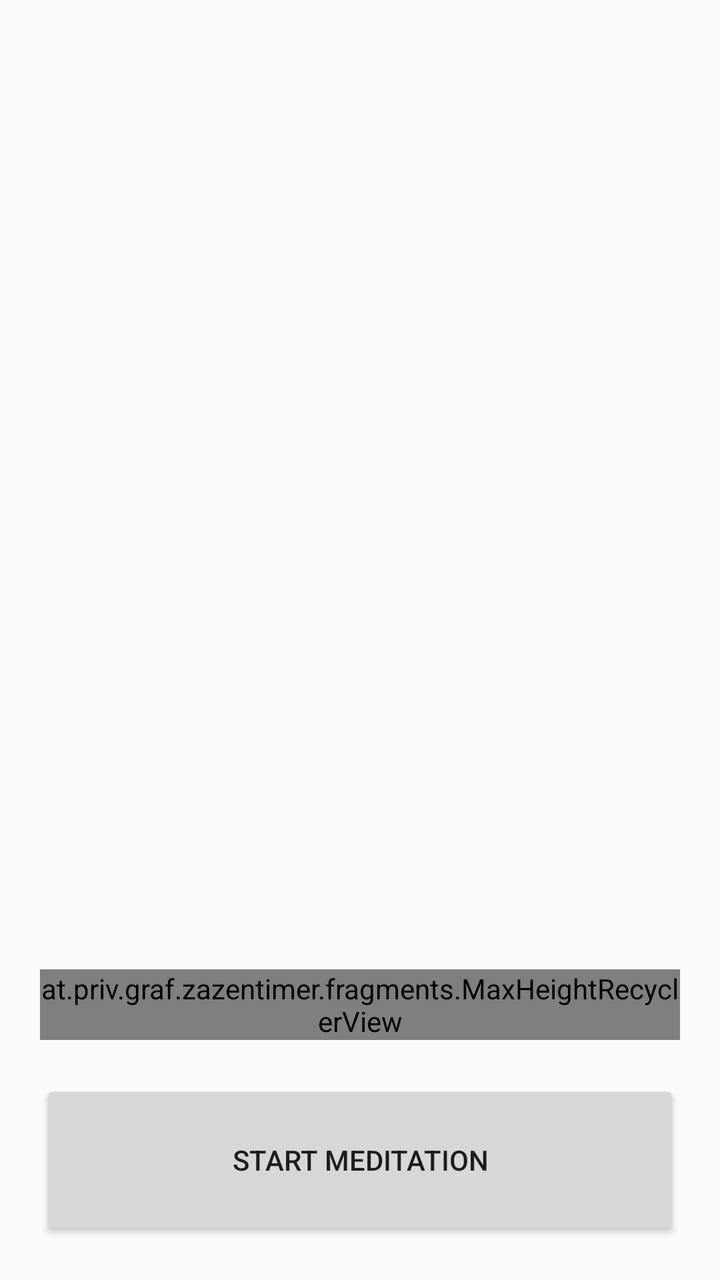
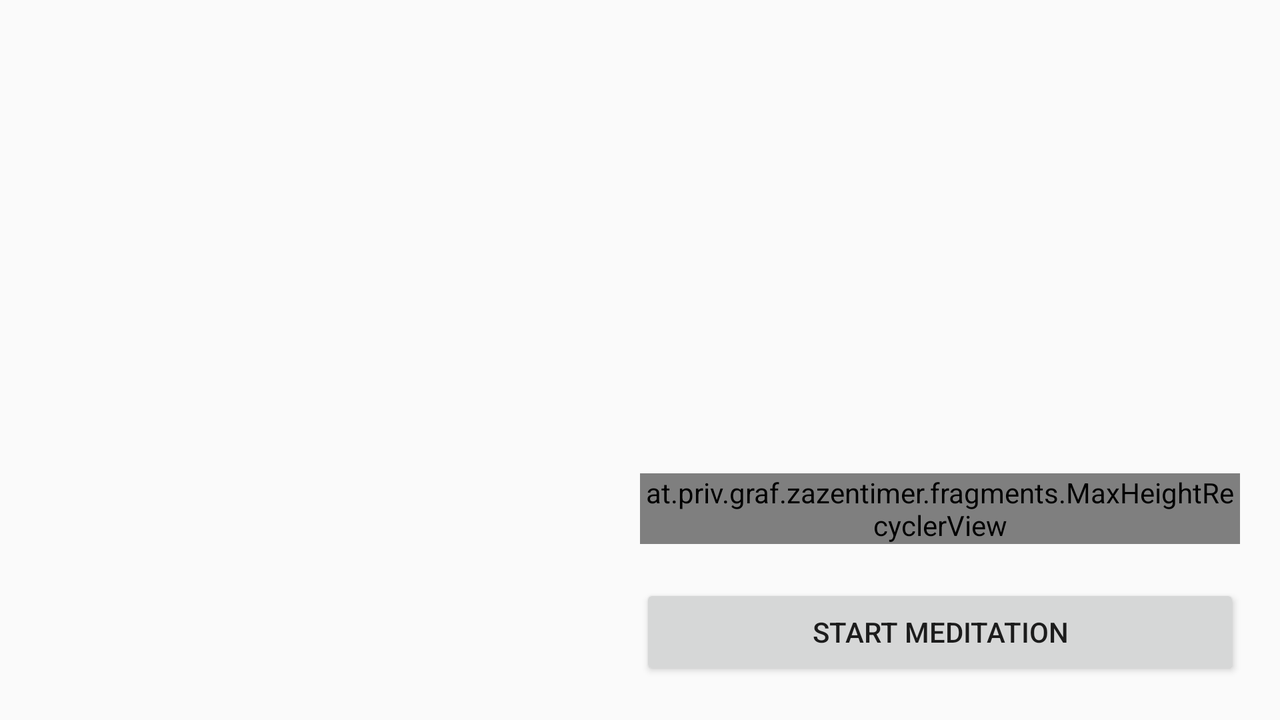

One screen, two layout resources from the same app: the default and the repository's alternative for another configuration. Each is rendered where Android would select it; the XML of both is given below.
<!-- AndroidManifest.xml: application theme LightZenTheme -->
<!-- res/layout/fragment_main.xml -->
<?xml version="1.0" encoding="utf-8"?>
<androidx.coordinatorlayout.widget.CoordinatorLayout xmlns:android="http://schemas.android.com/apk/res/android"
    xmlns:app="http://schemas.android.com/apk/res-auto"
    xmlns:tools="http://schemas.android.com/tools"
    android:layout_width="match_parent"
    android:layout_height="match_parent">

    <RelativeLayout
        android:layout_width="match_parent"
        android:layout_height="match_parent">

        <Button
            android:layout_gravity="center"
            android:id="@+id/but_start"
            android:layout_width="match_parent"
            android:layout_height="wrap_content"
            android:layout_marginLeft="20dp"
            android:layout_marginStart="20dp"
            android:layout_marginRight="20dp"
            android:layout_marginEnd="20dp"
            android:layout_marginBottom="20dp"
            android:minWidth="140dp"
            android:minHeight="80dp"
            android:text="@string/but_start"
            android:layout_alignParentBottom="true"
            style="@style/PrimaryRoundedButton"/>

        <at.priv.graf.zazentimer.fragments.MaxHeightRecyclerView
            android:id="@+id/recycler_sessions"
            android:layout_width="match_parent"
            android:layout_height="wrap_content"
            android:layout_margin="20dp"
            android:layout_above="@+id/but_start"
            android:layout_alignParentTop="false"
            android:layout_centerHorizontal="false"/>

        <ImageView
            android:id="@+id/zen_image"
            android:padding="40dp"
            android:layout_width="wrap_content"
            android:layout_height="wrap_content"
            android:scaleType="fitCenter"
            android:layout_above="@+id/recycler_sessions"
            android:contentDescription="@null"
            tools:ignore="ContentDescription"
            style="@style/zenIcon"/>

    </RelativeLayout>

</androidx.coordinatorlayout.widget.CoordinatorLayout>
<!-- resources referenced by this layout -->
<resources>
  <string name="but_start">Start Meditation</string>
  <style name="PrimaryRoundedButton" parent="@style/Widget.AppCompat.Button">
      </style>
  <style name="zenIcon" parent="">
          <item name="android:src">?attr/zenIconSrc</item>
      </style>
  <style name="LightZenTheme" parent="@style/Theme.AppCompat.Light.NoActionBar">
          <item name="timerViewStyle">@style/timerViewStyleLight</item>
          <item name="zenIconSrc">@drawable/zenkreis2bk</item>
      </style>
  <style name="timerViewStyleLight" parent="">
          <item name="colorMarkerLine">@color/colorMarkerLine</item>
          <item name="colorMarkerTriangle">@color/colorMarkerTriangle</item>
          <item name="currentSectionColor">@color/colorCurrentSection</item>
          <item name="nextSectionColor">@color/colorNextSection</item>
          <item name="previousSectionsColor">@color/colorPreviousSection</item>
          <item name="remainingSectionsColor">@color/colorRemainingSections</item>
      </style>
  <color name="colorMarkerLine">#404040</color>
  <color name="colorMarkerTriangle">#404040</color>
  <color name="colorCurrentSection">#3d82a3</color>
  <color name="colorNextSection">#9cd4e1</color>
  <color name="colorPreviousSection">#cde8ef</color>
  <color name="colorRemainingSections">#f0f0f0</color>
</resources>
<!-- res/layout-land/fragment_main.xml (the repository's variant of the layout above) -->
<!-- drawn on the phone turned sideways -->
<?xml version="1.0" encoding="utf-8"?>
<RelativeLayout xmlns:android="http://schemas.android.com/apk/res/android" xmlns:app="http://schemas.android.com/apk/res-auto"
    xmlns:tools="http://schemas.android.com/tools"
    android:layout_width="match_parent"
    android:layout_height="match_parent">
    <ImageView
        android:id="@+id/zen_image"
        android:padding="30dp"
        android:layout_width="wrap_content"
        android:layout_height="wrap_content"
        android:scaleType="fitCenter"
        android:layout_toLeftOf="@+id/but_start"
        android:layout_above="@+id/but_start"
        android:layout_alignParentLeft="true"
        android:layout_alignParentTop="true"
        android:layout_toStartOf="@+id/but_start"
        android:layout_alignParentStart="true"
        android:contentDescription="@null"
        tools:ignore="ContentDescription"
        app:srcCompat="@drawable/zenkreis2bk"
        style="@style/zenIcon"/>
    <Button
        android:id="@+id/but_start"
        android:layout_width="300dp"
        android:layout_height="wrap_content"
        android:layout_margin="20dp"
        android:text="@string/but_start"
        android:layout_alignParentRight="true"
        android:layout_alignParentBottom="true"
        android:layout_alignParentEnd="true"/>
    <at.priv.graf.zazentimer.fragments.MaxHeightRecyclerView
        android:id="@+id/recycler_sessions"
        android:layout_width="wrap_content"
        android:layout_height="wrap_content"
        android:layout_toRightOf="@+id/zen_image"
        android:layout_above="@+id/but_start"
        android:layout_alignLeft="@+id/but_start"
        android:layout_alignRight="@+id/but_start"
        android:layout_toEndOf="@+id/zen_image"
        android:layout_alignStart="@+id/but_start"
        android:layout_alignEnd="@+id/but_start"/>
</RelativeLayout>
<!-- resources referenced by the variant -->
<!-- as the phone turned sideways resolves them -->
<resources>
  <string name="but_start">Start Meditation</string>
  <style name="zenIcon" parent="">
          <item name="android:src">?attr/zenIconSrc</item>
      </style>
  <style name="LightZenTheme" parent="@style/Theme.AppCompat.Light.NoActionBar">
          <item name="timerViewStyle">@style/timerViewStyleLight</item>
          <item name="zenIconSrc">@drawable/zenkreis2bk</item>
      </style>
  <style name="timerViewStyleLight" parent="">
          <item name="colorMarkerLine">@color/colorMarkerLine</item>
          <item name="colorMarkerTriangle">@color/colorMarkerTriangle</item>
          <item name="currentSectionColor">@color/colorCurrentSection</item>
          <item name="nextSectionColor">@color/colorNextSection</item>
          <item name="previousSectionsColor">@color/colorPreviousSection</item>
          <item name="remainingSectionsColor">@color/colorRemainingSections</item>
      </style>
  <color name="colorMarkerLine">#404040</color>
  <color name="colorMarkerTriangle">#404040</color>
  <color name="colorCurrentSection">#3d82a3</color>
  <color name="colorNextSection">#9cd4e1</color>
  <color name="colorPreviousSection">#cde8ef</color>
  <color name="colorRemainingSections">#f0f0f0</color>
</resources>
